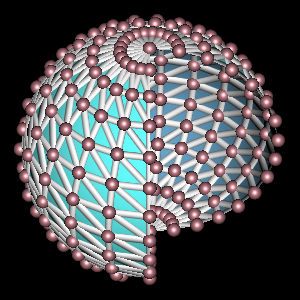

This figure's Python source:
#!/usr/bin/env python

# Demonstrate sphere rendering with edge tubes and point spheres.

import vtkmodules.vtkInteractionStyle  # noqa: F401
import vtkmodules.vtkRenderingOpenGL2  # noqa: F401

from vtkmodules.vtkFiltersSources import vtkSphereSource
from vtkmodules.vtkRenderingCore import (
    vtkActor,
    vtkPolyDataMapper,
    vtkProperty,
    vtkRenderWindow,
    vtkRenderWindowInteractor,
    vtkRenderer,
)

# Partial sphere
sphere = vtkSphereSource()
sphere.SetThetaResolution(16)
sphere.SetPhiResolution(16)
sphere.SetEndTheta(270.0)

# Surface actor with edge tubes and backface property
mapper_0 = vtkPolyDataMapper()
mapper_0.SetInputConnection(sphere.GetOutputPort())

actor_0 = vtkActor()
actor_0.SetMapper(mapper_0)
actor_0.GetProperty().SetDiffuseColor(0.4, 1.0, 1.0)
back_prop = vtkProperty()
back_prop.SetDiffuseColor(0.4, 0.65, 0.8)
actor_0.SetBackfaceProperty(back_prop)
actor_0.GetProperty().EdgeVisibilityOn()
actor_0.GetProperty().SetLineWidth(7.0)
actor_0.GetProperty().RenderLinesAsTubesOn()
actor_0.GetProperty().SetEdgeColor(1.0, 1.0, 1.0)

# Points actor with spherical points
mapper_1 = vtkPolyDataMapper()
mapper_1.SetInputConnection(sphere.GetOutputPort())

actor_1 = vtkActor()
actor_1.SetMapper(mapper_1)
actor_1.GetProperty().SetDiffuseColor(1.0, 0.65, 0.7)
actor_1.GetProperty().SetSpecular(0.5)
actor_1.GetProperty().SetDiffuse(0.7)
actor_1.GetProperty().SetSpecularPower(20.0)
actor_1.GetProperty().RenderPointsAsSpheresOn()
actor_1.GetProperty().SetPointSize(14.0)
actor_1.GetProperty().SetRepresentationToPoints()

# Renderer
renderer = vtkRenderer()
renderer.SetBackground(0.0, 0.0, 0.0)
renderer.AddActor(actor_0)
renderer.AddActor(actor_1)

render_window = vtkRenderWindow()
render_window.SetSize(300, 300)
render_window.SetMultiSamples(0)
render_window.AddRenderer(renderer)
render_window.SetWindowName("sphere points")

interactor = vtkRenderWindowInteractor()
interactor.SetRenderWindow(render_window)

# Scene
renderer.ResetCamera()
renderer.GetActiveCamera().Elevation(-45)
renderer.GetActiveCamera().OrthogonalizeViewUp()
renderer.GetActiveCamera().Zoom(1.5)
renderer.ResetCameraClippingRange()

interactor.Initialize()
interactor.Start()
